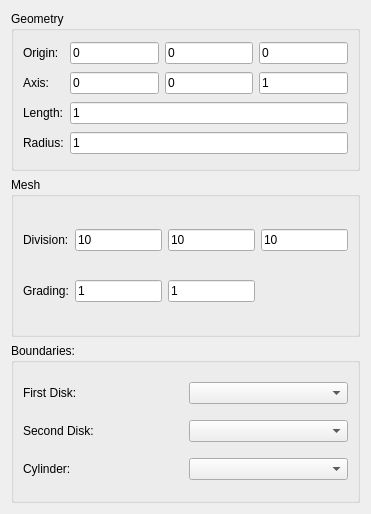
<?xml version="1.0" encoding="UTF-8"?>
<ui version="4.0">
 <class>MeshBaseTypeCylinderWidget</class>
 <widget class="QWidget" name="MeshBaseTypeCylinderWidget">
  <property name="geometry">
   <rect>
    <x>0</x>
    <y>0</y>
    <width>371</width>
    <height>514</height>
   </rect>
  </property>
  <property name="windowTitle">
   <string>Form</string>
  </property>
  <layout class="QGridLayout" name="gridLayout_4">
   <item row="0" column="0">
    <widget class="QGroupBox" name="groupBox_Geometry">
     <property name="title">
      <string>Geometry</string>
     </property>
     <layout class="QGridLayout" name="gridLayout_2">
      <item row="0" column="0">
       <widget class="QLabel" name="label">
        <property name="text">
         <string>Origin:</string>
        </property>
       </widget>
      </item>
      <item row="0" column="1">
       <widget class="QLineEdit" name="lineEdit_AxisPoint1">
        <property name="text">
         <string>0</string>
        </property>
       </widget>
      </item>
      <item row="0" column="2">
       <widget class="QLineEdit" name="lineEdit_AxisPoint2">
        <property name="text">
         <string>0</string>
        </property>
       </widget>
      </item>
      <item row="0" column="3">
       <widget class="QLineEdit" name="lineEdit_AxisPoint3">
        <property name="text">
         <string>0</string>
        </property>
       </widget>
      </item>
      <item row="1" column="0">
       <widget class="QLabel" name="label_2">
        <property name="text">
         <string>Axis:</string>
        </property>
       </widget>
      </item>
      <item row="1" column="1">
       <widget class="QLineEdit" name="lineEdit_OriginPoint1">
        <property name="text">
         <string>0</string>
        </property>
       </widget>
      </item>
      <item row="1" column="2">
       <widget class="QLineEdit" name="lineEdit_OriginPoint2">
        <property name="text">
         <string>0</string>
        </property>
       </widget>
      </item>
      <item row="1" column="3">
       <widget class="QLineEdit" name="lineEdit_OriginPoint3">
        <property name="text">
         <string>1</string>
        </property>
       </widget>
      </item>
      <item row="2" column="0">
       <widget class="QLabel" name="label_3">
        <property name="text">
         <string>Length:</string>
        </property>
       </widget>
      </item>
      <item row="2" column="1" colspan="3">
       <widget class="QLineEdit" name="lineEdit_Length">
        <property name="text">
         <string>1</string>
        </property>
       </widget>
      </item>
      <item row="3" column="0">
       <widget class="QLabel" name="label_4">
        <property name="text">
         <string>Radius:</string>
        </property>
       </widget>
      </item>
      <item row="3" column="1" colspan="3">
       <widget class="QLineEdit" name="lineEdit_Radius">
        <property name="text">
         <string>1</string>
        </property>
       </widget>
      </item>
     </layout>
    </widget>
   </item>
   <item row="1" column="0">
    <widget class="QGroupBox" name="groupBox_Mesh">
     <property name="title">
      <string>Mesh</string>
     </property>
     <layout class="QGridLayout" name="gridLayout">
      <item row="0" column="0">
       <widget class="QLabel" name="label_Division">
        <property name="text">
         <string>Division:</string>
        </property>
       </widget>
      </item>
      <item row="0" column="1">
       <widget class="QLineEdit" name="lineEdit_Division1">
        <property name="text">
         <string>10</string>
        </property>
       </widget>
      </item>
      <item row="0" column="2">
       <widget class="QLineEdit" name="lineEdit_Division2">
        <property name="text">
         <string>10</string>
        </property>
       </widget>
      </item>
      <item row="0" column="3">
       <widget class="QLineEdit" name="lineEdit_Division3">
        <property name="text">
         <string>10</string>
        </property>
       </widget>
      </item>
      <item row="1" column="0">
       <widget class="QLabel" name="label_Dimensions_2">
        <property name="text">
         <string>Grading:</string>
        </property>
       </widget>
      </item>
      <item row="1" column="1">
       <widget class="QLineEdit" name="lineEdit_Grading1">
        <property name="text">
         <string>1</string>
        </property>
       </widget>
      </item>
      <item row="1" column="2">
       <widget class="QLineEdit" name="lineEdit_Grading2">
        <property name="text">
         <string>1</string>
        </property>
       </widget>
      </item>
      <item row="1" column="3">
       <spacer name="horizontalSpacer">
        <property name="orientation">
         <enum>Qt::Horizontal</enum>
        </property>
        <property name="sizeHint" stdset="0">
         <size>
          <width>84</width>
          <height>20</height>
         </size>
        </property>
       </spacer>
      </item>
     </layout>
    </widget>
   </item>
   <item row="2" column="0">
    <widget class="QGroupBox" name="groupBox_Boundaries">
     <property name="title">
      <string>Boundaries:</string>
     </property>
     <layout class="QGridLayout" name="gridLayout_3">
      <item row="2" column="0">
       <widget class="QLabel" name="label_Cylinder">
        <property name="text">
         <string>Cylinder:</string>
        </property>
       </widget>
      </item>
      <item row="1" column="1">
       <widget class="QComboBox" name="comboBox_SecondDisk"/>
      </item>
      <item row="0" column="0">
       <widget class="QLabel" name="label_FirstDisk">
        <property name="text">
         <string>First Disk:</string>
        </property>
       </widget>
      </item>
      <item row="0" column="1">
       <widget class="QComboBox" name="comboBox_FirstDisk"/>
      </item>
      <item row="2" column="1">
       <widget class="QComboBox" name="comboBox_Cylinder"/>
      </item>
      <item row="1" column="0">
       <widget class="QLabel" name="label_SecondDisk">
        <property name="text">
         <string>Second Disk:</string>
        </property>
       </widget>
      </item>
     </layout>
    </widget>
   </item>
  </layout>
 </widget>
 <resources/>
 <connections/>
</ui>
